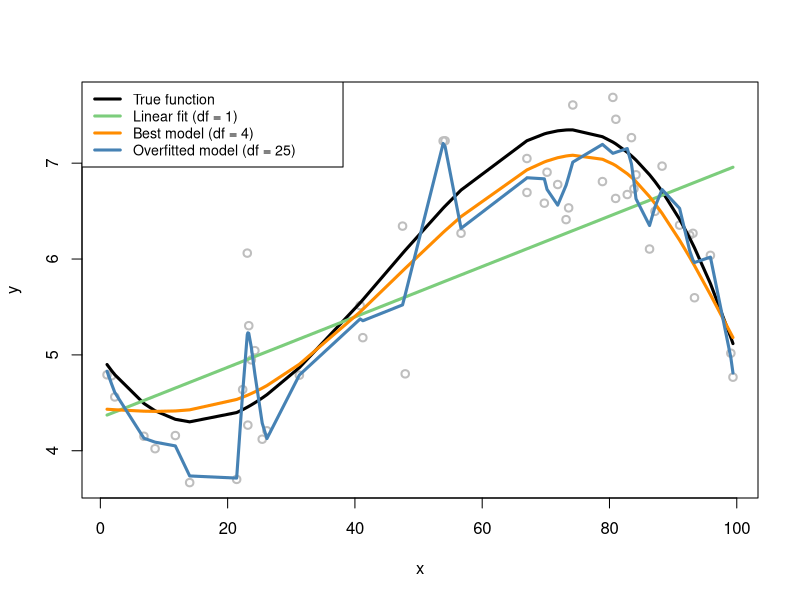
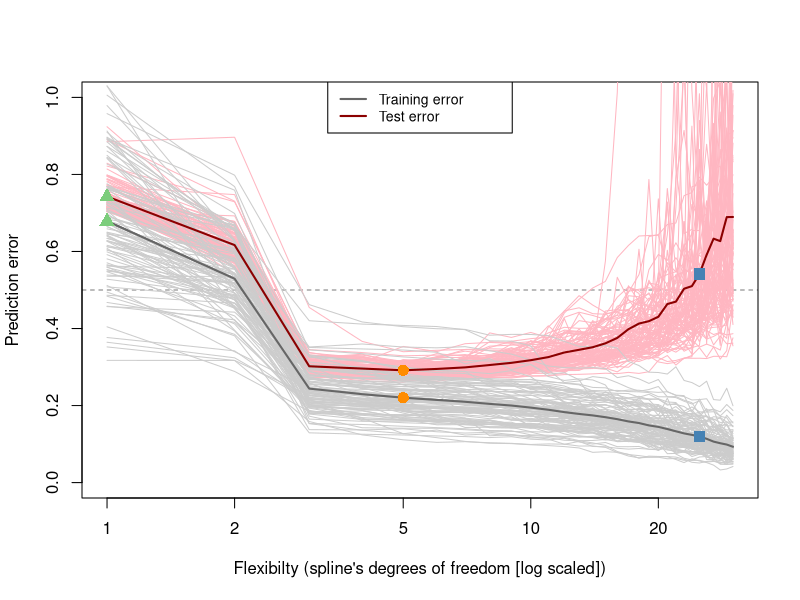
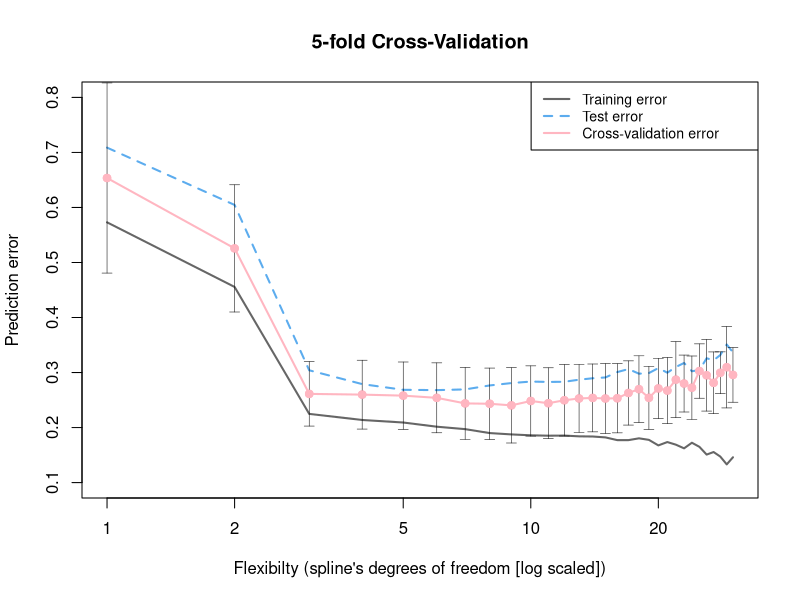
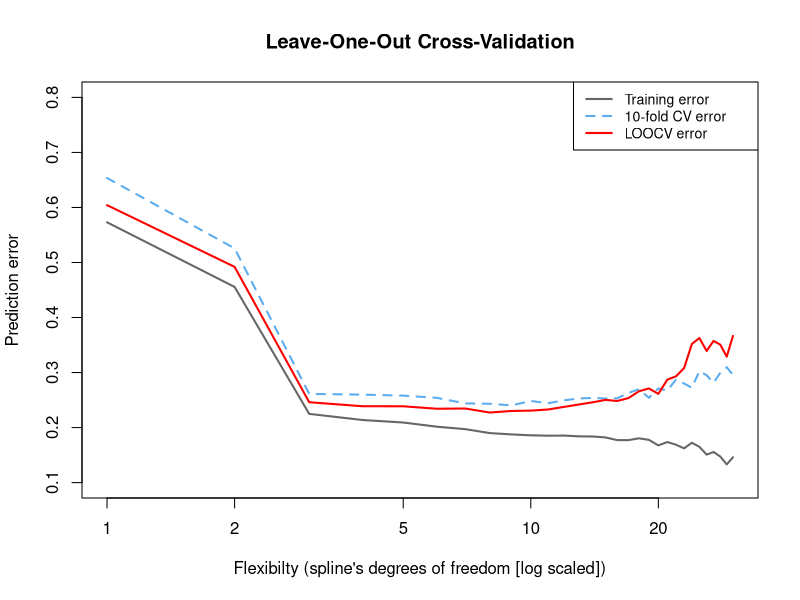

These figures' R source, in order:
#packages
if (!require("splines")) install.packages("splines"); library("splines")
if (!require("Hmisc")) install.packages("Hmisc"); library("Hmisc")
# Generate the training and test samples
seed = 1
set.seed(seed)

# Constants
n_rep = 100
n_df = 30
df = 1:n_df
beta = c(5, -0.1, 0.004, -3e-05)
n_train = 50
n_test = 10000
sigma_eps = 0.5
n_folds = 5

# Function
gen_data = function(n, beta, sigma_eps) {
  eps = rnorm(n, 0, sigma_eps)
  x = sort(runif(n, 0, 100))
  X = cbind(1, poly(x, degree = (length(beta) - 1), raw = TRUE))
  y = as.numeric(X %*% beta + eps)
  
  return(data.frame(x = x, y = y))
}

xy = res = list()
xy_test = gen_data(n_test, beta, sigma_eps)
for (i in 1:n_rep) {
  xy[[i]] = gen_data(n_train, beta, sigma_eps)
  x = xy[[i]][, "x"]
  y = xy[[i]][, "y"]
  res[[i]] = apply(t(df), 2, function(degf) lm(y ~ ns(x, df = degf)))
}

# Plot the data

#look for overfitting-seems very much like it
x = xy[[1]]$x
X = cbind(1, poly(x, degree = (length(beta) - 1), raw = TRUE))
y = xy[[1]]$y
plot(y ~ x, col = "gray", lwd = 2)
lines(x, X %*% beta, lwd = 3, col = "black")
lines(x, fitted(res[[1]][[1]]), lwd = 3, col = "palegreen3")
lines(x, fitted(res[[1]][[4]]), lwd = 3, col = "darkorange")
lines(x, fitted(res[[1]][[25]]), lwd = 3, col = "steelblue")
legend(x = "topleft", legend = c("True function", "Linear fit (df = 1)", "Best model (df = 4)", 
                                 "Overfitted model (df = 25)"), lwd = rep(3, 4), col = c("black", "palegreen3", 
                                                                                         "darkorange", "steelblue"), text.width = 32, cex = 0.85)
# Compute the training and test errors for each model
pred = list()
mse = te = matrix(NA, nrow = n_df, ncol = n_rep)
for (i in 1:n_rep) {
  mse[, i] = sapply(res[[i]], function(obj) deviance(obj)/nobs(obj))
  pred[[i]] = mapply(function(obj, degf) predict(obj, data.frame(x = xy_test$x)), 
                      res[[i]], df)
  te[, i] = sapply(as.list(data.frame(pred[[i]])), function(y_hat) mean((xy_test$y - 
                                                                            y_hat)^2))
}

# Compute the average training and test errors
av_mse = rowMeans(mse)
av_te = rowMeans(te)

# Plot the errors-test and train
plot(df, av_mse, type = "l", lwd = 2, col = gray(0.4), ylab = "Prediction error", 
     xlab = "Flexibilty (spline's degrees of freedom [log scaled])", ylim = c(0, 
                                                                              1), log = "x")
abline(h = sigma_eps, lty = 2, lwd = 0.5)
for (i in 1:n_rep) {
  lines(df, te[, i], col = "lightpink")
}
for (i in 1:n_rep) {
  lines(df, mse[, i], col = gray(0.8))
}
lines(df, av_mse, lwd = 2, col = gray(0.4))
lines(df, av_te, lwd = 2, col = "darkred")
points(df[1], av_mse[1], col = "palegreen3", pch = 17, cex = 1.5)
points(df[1], av_te[1], col = "palegreen3", pch = 17, cex = 1.5)
points(df[which.min(av_te)], av_mse[which.min(av_te)], col = "darkorange", pch = 16, 
       cex = 1.5)
points(df[which.min(av_te)], av_te[which.min(av_te)], col = "darkorange", pch = 16, 
       cex = 1.5)
points(df[25], av_mse[25], col = "steelblue", pch = 15, cex = 1.5)
points(df[25], av_te[25], col = "steelblue", pch = 15, cex = 1.5)
legend(x = "top", legend = c("Training error", "Test error"), lwd = rep(2, 2), 
       col = c(gray(0.4), "darkred"), text.width = 0.3, cex = 0.85)


set.seed(seed)

n_train = 100
xy = gen_data(n_train, beta, sigma_eps)
x = xy$x
y = xy$y

fitted_models = apply(t(df), 2, function(degf) lm(y ~ ns(x, df = degf)))
mse = sapply(fitted_models, function(obj) deviance(obj)/nobs(obj))

n_test = 10000
xy_test = gen_data(n_test, beta, sigma_eps)
pred = mapply(function(obj, degf) predict(obj, data.frame(x = xy_test$x)), 
               fitted_models, df)
te = sapply(as.list(data.frame(pred)), function(y_hat) mean((xy_test$y - y_hat)^2))


#we code the cross-validation algorithm as follows
folds_i = sample(rep(1:n_folds, length.out = n_train))
cv_tmp = matrix(NA, nrow = n_folds, ncol = length(df))
for (k in 1:n_folds) {
  test_i = which(folds_i == k)
  #one set will be left out
  train_xy = xy[-test_i, ]
  test_xy = xy[test_i, ]
  x = train_xy$x
  y = train_xy$y
  fitted_models = apply(t(df), 2, function(degf) lm(y ~ ns(x, df = degf)))
  x = test_xy$x
  y = test_xy$y
  pred = mapply(function(obj, degf) predict(obj, data.frame(ns(x, df = degf))), 
                 fitted_models, df)
  cv_tmp[k, ] = sapply(as.list(data.frame(pred)), function(y_hat) mean((y - 
                                                                           y_hat)^2))
}
cv = colMeans(cv_tmp)



plot(df, mse, type = "l", lwd = 2, col = gray(0.4), ylab = "Prediction error", 
     xlab = "Flexibilty (spline's degrees of freedom [log scaled])", main = paste0(n_folds, 
                                                                                   "-fold Cross-Validation"), ylim = c(0.1, 0.8), log = "x")
lines(df, te, lwd = 2, col = "steelblue2", lty = 2)
cv_sd = apply(cv_tmp, 2, sd)/sqrt(n_folds)
errbar(df, cv, cv + cv_sd, cv - cv_sd, add = TRUE, col = "lightpink", pch = 19, 
       lwd = 0.5)
lines(df, cv, lwd = 2, col = "lightpink")
points(df, cv, col = "lightpink", pch = 19)
legend(x = "topright", legend = c("Training error", "Test error", "Cross-validation error"), 
       lty = c(1, 2, 1), lwd = rep(2, 3), col = c(gray(0.4), "steelblue2", "lightpink"), 
       text.width = 0.4, cex = 0.85)

#we do it analogously as of CV
loocv_tmp = matrix(NA, nrow = n_train, ncol = length(df))
for (k in 1:n_train) {
  train_xy = xy[-k, ]
  test_xy = xy[k, ]
  x = train_xy$x
  y = train_xy$y
  fitted_models = apply(t(df), 2, function(degf) lm(y ~ ns(x, df = degf)))
  pred = mapply(function(obj, degf) predict(obj, data.frame(x = test_xy$x)),
                 fitted_models, df)
  loocv_tmp[k, ] = (test_xy$y - pred)^2
}
loocv = colMeans(loocv_tmp)

plot(df, mse, type = "l", lwd = 2, col = gray(.4), ylab = "Prediction error",
     xlab = "Flexibilty (spline's degrees of freedom [log scaled])",
     main = "Leave-One-Out Cross-Validation", ylim = c(.1, .8), log = "x")
lines(df, cv, lwd = 2, col = "steelblue2", lty = 2)
lines(df, loocv, lwd = 2, col = "red")
legend(x = "topright", legend = c("Training error", "10-fold CV error", "LOOCV error"),
       lty = c(1, 2, 1), lwd = rep(2, 3), col = c(gray(.4), "steelblue2", "red"),
       text.width = .3, cex = .85)
